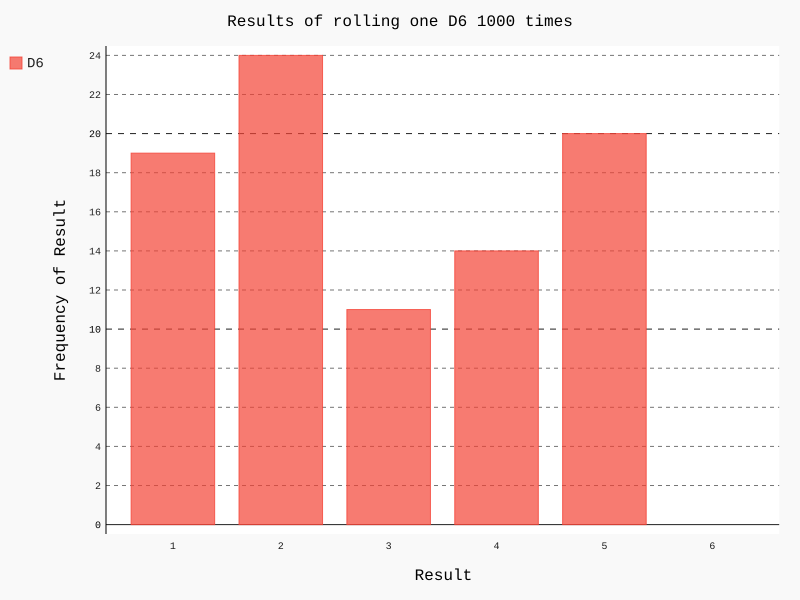

Write the Python code that produced this figure.
# Copyright(C) 2018 刘珅珅
# Environment: python 3.6.4
# Date: 2018.5.19
# 掷骰子-条形图
from die import Die
import pygal

die = Die()
results = []
for roll_num in range(100):
    result = die.roll()
    results.append(result)

frequencies = []

for value in range(1, die.num_sides):
    frequency = results.count(value)
    frequencies.append(frequency)

hist = pygal.Bar()

hist.title = "Results of rolling one D6 1000 times"
hist.x_labels = ['1', '2', '3', '4', '5', '6']
hist.x_title = "Result"
hist.y_title = "Frequency of Result"

hist.add('D6', frequencies)
hist.render_to_file('die_visual.svg')
